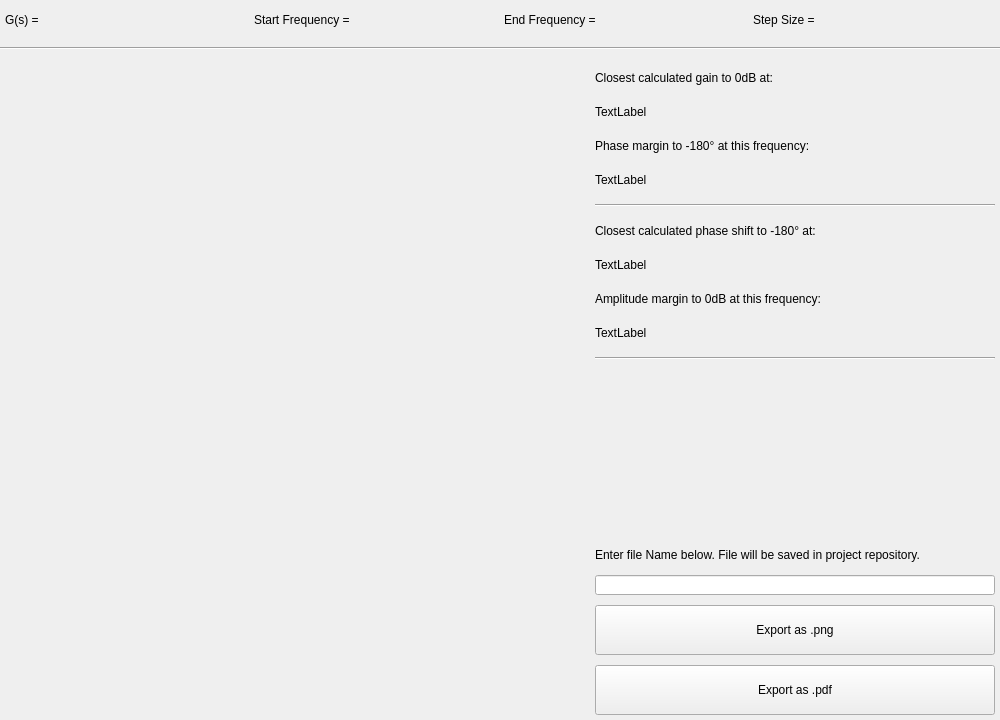
<?xml version="1.0" encoding="UTF-8"?>
<ui version="4.0">
 <class>AnalysisWindow</class>
 <widget class="QWidget" name="AnalysisWindow">
  <property name="geometry">
   <rect>
    <x>0</x>
    <y>0</y>
    <width>1000</width>
    <height>720</height>
   </rect>
  </property>
  <property name="sizePolicy">
   <sizepolicy hsizetype="Preferred" vsizetype="Preferred">
    <horstretch>0</horstretch>
    <verstretch>0</verstretch>
   </sizepolicy>
  </property>
  <property name="minimumSize">
   <size>
    <width>1000</width>
    <height>720</height>
   </size>
  </property>
  <property name="maximumSize">
   <size>
    <width>1001</width>
    <height>720</height>
   </size>
  </property>
  <property name="windowTitle">
   <string>Form</string>
  </property>
  <widget class="QWidget" name="gridLayoutWidget">
   <property name="geometry">
    <rect>
     <x>-1</x>
     <y>49</y>
     <width>1001</width>
     <height>671</height>
    </rect>
   </property>
   <layout class="QGridLayout" name="gridLayout">
    <property name="horizontalSpacing">
     <number>0</number>
    </property>
    <item row="2" column="1">
     <layout class="QVBoxLayout" name="verticalLayoutExport">
      <property name="spacing">
       <number>10</number>
      </property>
      <property name="leftMargin">
       <number>5</number>
      </property>
      <property name="topMargin">
       <number>5</number>
      </property>
      <property name="rightMargin">
       <number>5</number>
      </property>
      <property name="bottomMargin">
       <number>5</number>
      </property>
      <item>
       <widget class="QWidget" name="widget" native="true">
        <property name="maximumSize">
         <size>
          <width>400</width>
          <height>16777215</height>
         </size>
        </property>
       </widget>
      </item>
      <item>
       <widget class="QLabel" name="label">
        <property name="maximumSize">
         <size>
          <width>400</width>
          <height>20</height>
         </size>
        </property>
        <property name="text">
         <string>Enter file Name below. File will be saved in project repository.</string>
        </property>
       </widget>
      </item>
      <item>
       <widget class="QLineEdit" name="lineEditFilePath">
        <property name="maximumSize">
         <size>
          <width>400</width>
          <height>20</height>
         </size>
        </property>
       </widget>
      </item>
      <item>
       <widget class="QPushButton" name="exportAsPNG">
        <property name="minimumSize">
         <size>
          <width>0</width>
          <height>50</height>
         </size>
        </property>
        <property name="maximumSize">
         <size>
          <width>400</width>
          <height>16777215</height>
         </size>
        </property>
        <property name="text">
         <string>Export as .png</string>
        </property>
       </widget>
      </item>
      <item>
       <widget class="QPushButton" name="exportAsPDF">
        <property name="minimumSize">
         <size>
          <width>0</width>
          <height>50</height>
         </size>
        </property>
        <property name="maximumSize">
         <size>
          <width>400</width>
          <height>16777215</height>
         </size>
        </property>
        <property name="text">
         <string>Export as .pdf</string>
        </property>
       </widget>
      </item>
     </layout>
    </item>
    <item row="1" column="0">
     <widget class="QCustomPlot" name="amplitudePlot" native="true">
      <property name="sizePolicy">
       <sizepolicy hsizetype="Expanding" vsizetype="Expanding">
        <horstretch>0</horstretch>
        <verstretch>0</verstretch>
       </sizepolicy>
      </property>
      <property name="minimumSize">
       <size>
        <width>0</width>
        <height>0</height>
       </size>
      </property>
     </widget>
    </item>
    <item row="1" column="1">
     <layout class="QVBoxLayout" name="verticalLayoutRight" stretch="0,0,0,0,0,0,0,0,0,0">
      <property name="spacing">
       <number>0</number>
      </property>
      <property name="leftMargin">
       <number>5</number>
      </property>
      <property name="topMargin">
       <number>5</number>
      </property>
      <property name="rightMargin">
       <number>5</number>
      </property>
      <property name="bottomMargin">
       <number>5</number>
      </property>
      <item>
       <widget class="QLabel" name="label_1">
        <property name="maximumSize">
         <size>
          <width>400</width>
          <height>20</height>
         </size>
        </property>
        <property name="text">
         <string>Closest calculated gain to 0dB at:</string>
        </property>
       </widget>
      </item>
      <item>
       <widget class="QLabel" name="label_2">
        <property name="maximumSize">
         <size>
          <width>400</width>
          <height>20</height>
         </size>
        </property>
        <property name="text">
         <string>TextLabel</string>
        </property>
       </widget>
      </item>
      <item>
       <widget class="QLabel" name="label_3">
        <property name="maximumSize">
         <size>
          <width>400</width>
          <height>20</height>
         </size>
        </property>
        <property name="text">
         <string>Phase margin to -180° at this frequency:</string>
        </property>
       </widget>
      </item>
      <item>
       <widget class="QLabel" name="label_4">
        <property name="maximumSize">
         <size>
          <width>400</width>
          <height>20</height>
         </size>
        </property>
        <property name="text">
         <string>TextLabel</string>
        </property>
       </widget>
      </item>
      <item>
       <widget class="Line" name="line">
        <property name="minimumSize">
         <size>
          <width>0</width>
          <height>1</height>
         </size>
        </property>
        <property name="maximumSize">
         <size>
          <width>400</width>
          <height>16777215</height>
         </size>
        </property>
        <property name="orientation">
         <enum>Qt::Horizontal</enum>
        </property>
       </widget>
      </item>
      <item>
       <widget class="QLabel" name="label_5">
        <property name="maximumSize">
         <size>
          <width>400</width>
          <height>20</height>
         </size>
        </property>
        <property name="text">
         <string>Closest calculated phase shift to -180° at:</string>
        </property>
       </widget>
      </item>
      <item>
       <widget class="QLabel" name="label_6">
        <property name="maximumSize">
         <size>
          <width>400</width>
          <height>20</height>
         </size>
        </property>
        <property name="text">
         <string>TextLabel</string>
        </property>
       </widget>
      </item>
      <item>
       <widget class="QLabel" name="label_7">
        <property name="maximumSize">
         <size>
          <width>400</width>
          <height>20</height>
         </size>
        </property>
        <property name="text">
         <string>Amplitude margin to 0dB at this frequency:</string>
        </property>
       </widget>
      </item>
      <item>
       <widget class="QLabel" name="label_8">
        <property name="maximumSize">
         <size>
          <width>400</width>
          <height>20</height>
         </size>
        </property>
        <property name="text">
         <string>TextLabel</string>
        </property>
       </widget>
      </item>
      <item>
       <widget class="Line" name="line_2">
        <property name="maximumSize">
         <size>
          <width>400</width>
          <height>16777215</height>
         </size>
        </property>
        <property name="orientation">
         <enum>Qt::Horizontal</enum>
        </property>
       </widget>
      </item>
     </layout>
    </item>
    <item row="2" column="0">
     <widget class="QCustomPlot" name="phasePlot" native="true">
      <property name="enabled">
       <bool>true</bool>
      </property>
      <property name="sizePolicy">
       <sizepolicy hsizetype="Expanding" vsizetype="Expanding">
        <horstretch>0</horstretch>
        <verstretch>0</verstretch>
       </sizepolicy>
      </property>
      <property name="minimumSize">
       <size>
        <width>0</width>
        <height>0</height>
       </size>
      </property>
     </widget>
    </item>
   </layout>
  </widget>
  <widget class="QWidget" name="verticalLayoutWidget_2">
   <property name="geometry">
    <rect>
     <x>0</x>
     <y>-1</y>
     <width>1001</width>
     <height>51</height>
    </rect>
   </property>
   <layout class="QVBoxLayout" name="verticalLayout_3">
    <item>
     <layout class="QHBoxLayout" name="horizontalLayoutTop">
      <property name="sizeConstraint">
       <enum>QLayout::SetDefaultConstraint</enum>
      </property>
      <property name="leftMargin">
       <number>5</number>
      </property>
      <property name="topMargin">
       <number>5</number>
      </property>
      <property name="rightMargin">
       <number>5</number>
      </property>
      <property name="bottomMargin">
       <number>5</number>
      </property>
      <item>
       <widget class="QLabel" name="labelFunction">
        <property name="text">
         <string>G(s) = </string>
        </property>
       </widget>
      </item>
      <item>
       <widget class="QLabel" name="label_startFrequency">
        <property name="text">
         <string>Start Frequency =</string>
        </property>
       </widget>
      </item>
      <item>
       <widget class="QLabel" name="label_endFrequency">
        <property name="text">
         <string>End Frequency =</string>
        </property>
       </widget>
      </item>
      <item>
       <widget class="QLabel" name="label_stepSize">
        <property name="text">
         <string>Step Size =</string>
        </property>
       </widget>
      </item>
     </layout>
    </item>
    <item>
     <widget class="Line" name="line_4">
      <property name="orientation">
       <enum>Qt::Horizontal</enum>
      </property>
     </widget>
    </item>
   </layout>
  </widget>
 </widget>
 <customwidgets>
  <customwidget>
   <class>QCustomPlot</class>
   <extends>QWidget</extends>
   <header>qcustomplot.h</header>
   <container>1</container>
  </customwidget>
 </customwidgets>
 <resources/>
 <connections/>
</ui>
